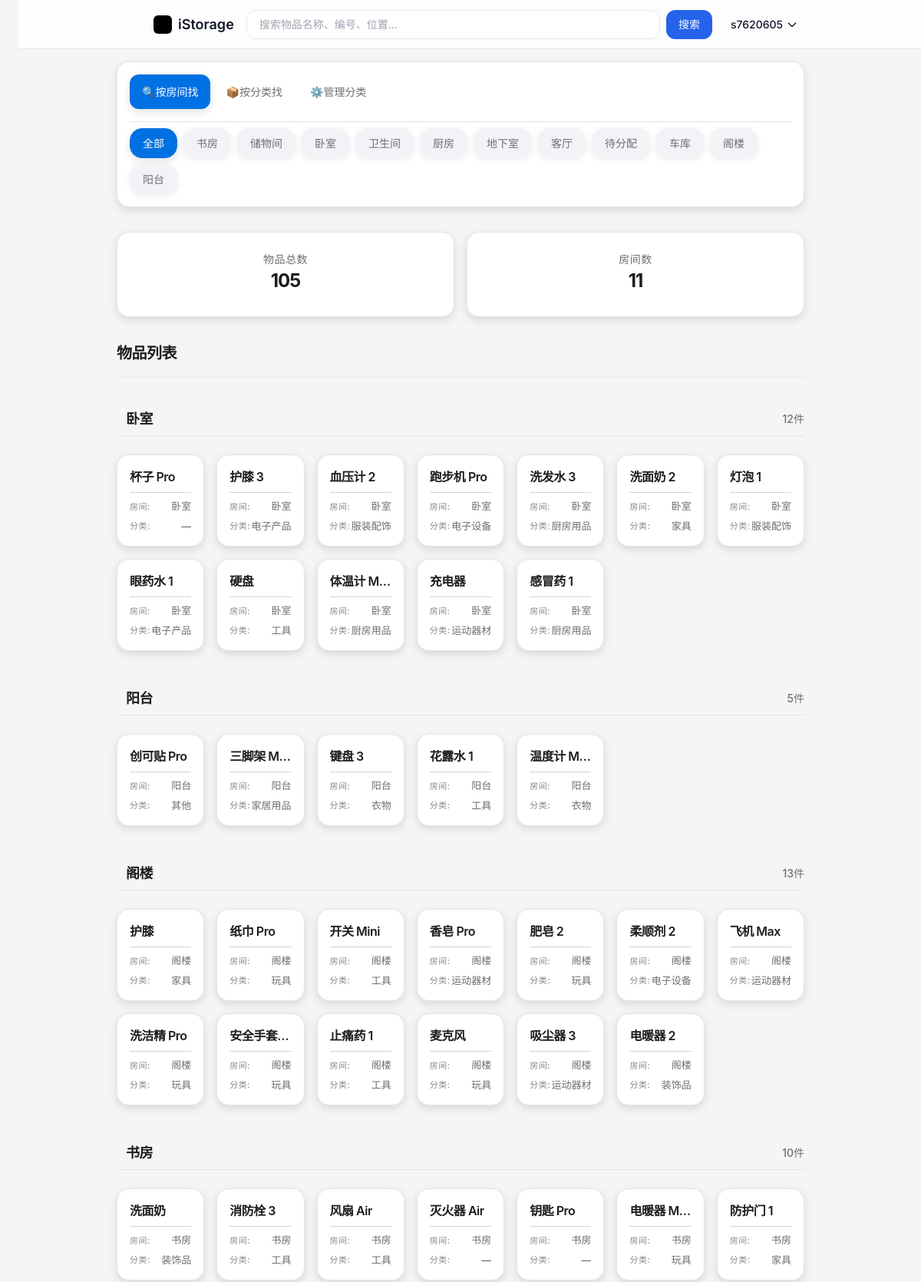
/items/find/ (signed in, upper part), run on the app's committed database.
### apps/users/models.py (models this page shows, shortened)
class User(AbstractUser):
    phone = models.CharField('手机号', max_length=11, blank=True, null=True, unique=True)
    department = models.CharField('部门', max_length=100, blank=True, null=True)
    position = models.CharField('职位', max_length=100, blank=True, null=True)
    avatar = models.ImageField(upload_to='avatars/', blank=True, null=True, verbose_name='头像')
    created_at = models.DateTimeField('创建时间', auto_now_add=True)
    updated_at = models.DateTimeField('更新时间', auto_now=True)
    wechat_openid = models.CharField(max_length=100, blank=True, null=True, verbose_name='微信OpenID', unique=True)
    qq_openid = models.CharField(max_length=100, blank=True, null=True, verbose_name='QQ OpenID', unique=True)
    alipay_userid = models.CharField(max_length=100, blank=True, null=True, verbose_name='支付宝用户ID', unique=True)
    supabase_user_id = models.CharField(max_length=100, blank=True, null=True, verbose_name='Supabase用户ID', unique=True)
    is_third_party_user = models.BooleanField(default=False, verbose_name='是否第三方登录用户')
    class Meta:
        verbose_name = '用户'
        verbose_name_plural = verbose_name
        indexes = [
            models.Index(fields=['phone']),
            models.Index(fields=['wechat_openid']),
            models.Index(fields=['qq_openid']),
            models.Index(fields=['alipay_userid']),
        ]

### apps/items/models.py (models this page shows, shortened)
class Navigation(models.Model):
    TYPE_CHOICES = [
        ('main', '大分类'),
        ('sub', '子标签'),
    ]
    name = models.CharField(max_length=50, verbose_name='导航名称')
    type = models.CharField(max_length=10, choices=TYPE_CHOICES, verbose_name='导航类型')
    parent = models.ForeignKey(
        'self',
        on_delete=models.CASCADE,
        null=True,
        blank=True,
        related_name='children',
        verbose_name='父级导航'
    )
    url = models.CharField(max_length=200, verbose_name='导航链接')
    icon = models.CharField(max_length=20, verbose_name='导航图标')
    order = models.PositiveIntegerField(default=0, verbose_name='排序顺序')
    user = models.ForeignKey(settings.AUTH_USER_MODEL, on_delete=models.CASCADE, related_name='navigations', verbose_name='所属用户')
    class Meta:
        verbose_name = '导航'
        verbose_name_plural = '导航'
        ordering = ['order', 'id']
        unique_together = (('user', 'name', 'type', 'parent'),)

class Item(models.Model):
    item_code = models.PositiveIntegerField(unique=True, null=False, blank=False, verbose_name='物品编号')
    name = models.CharField(max_length=200, verbose_name='物品名称')
    image = models.ImageField(upload_to='item_images/', blank=True, null=True, verbose_name='物品图片')
    location = models.CharField(max_length=200, blank=True, verbose_name='存放位置')
    category = models.ForeignKey(
        'Category',
        on_delete=models.SET_NULL,
        null=True,
        blank=True,
        related_name='items',
        verbose_name='分类'
    )
    storage_time = models.DateTimeField(auto_now_add=True, verbose_name='存放时间')
    user = models.ForeignKey(settings.AUTH_USER_MODEL, on_delete=models.CASCADE, related_name='items', verbose_name='所属用户')
    class Meta:
        verbose_name = '物品'
        verbose_name_plural = '物品'
        ordering = ['-storage_time']  # 按存放时间倒序排列

class Category(models.Model):
    name = models.CharField(max_length=200, verbose_name='分类名称')
    user = models.ForeignKey(settings.AUTH_USER_MODEL, on_delete=models.CASCADE, related_name='categories', verbose_name='所属用户')
    def __str__(self):
        return self.name
    class Meta:
        verbose_name = '分类'
        verbose_name_plural = '分类'
        unique_together = (('user', 'name'),)

### apps/items/views.py (the view, shortened to what this page needs)
# urls.py: path('find/', views.find_items, name='find_items'),  # 查找物品页面
@login_required
def find_items(request):
    filter_type = request.GET.get('filter', 'room')
    category_filter = request.GET.get('category', None)
    items = Item.objects.filter(user=request.user).select_related('category')
    grouped_items = defaultdict(list)
    if filter_type == 'category':
        for item in items:
            category = item.category.name if item.category else "未分类"
            grouped_items[category].append(item)
    elif filter_type == 'room':
        for item in items:
            room = item.location or "未指定"
            grouped_items[room].append(item)
    grouped_items = dict(grouped_items)
    total_items = items.count()
    categories = Category.objects.filter(user=request.user)
    category_count = categories.count()
    all_rooms = Item.objects.filter(user=request.user).values_list('location', flat=True).exclude(location__isnull=True).exclude(location='')
    cleaned_rooms_dict = {}
    for room in all_rooms:
        cleaned_room = room.strip()
        cleaned_room = cleaned_room.replace('\n', '').replace('\t', '').replace('\r', '')
        if cleaned_room:
            cleaned_rooms_dict[cleaned_room.lower()] = cleaned_room
    rooms = sorted(list(cleaned_rooms_dict.values()))
    room_count = len(rooms)
    recommendations = generate_recommendations(request.user)
    main_navs = Navigation.objects.filter(user=request.user, type='main').order_by('order')
    active_main = None
    for nav in main_navs:
        if request.path == nav.url:
            active_main = nav
            break
    sub_navs = []
    if active_main:
        sub_navs = active_main.children.filter(user=request.user).order_by('order')
    active_sub_tag = request.GET.get('sub_tag', '')
    return render(request, 'items/find_items_base.html', {
        'grouped_items': grouped_items,
        'items': items,
        'total_items': total_items,
        'categories': categories,
        'category_count': category_count,
        'room_count': room_count,
        'filter_type': filter_type,
        'category_filter': category_filter,
        'recommended_rooms': recommendations['rooms'],
        'recommended_categories': recommendations['categories'],
        'all_categories': categories,
        'all_rooms': rooms,
        'main_navs': main_navs,
        'sub_navs': sub_navs,
        'active_sub_tag': active_sub_tag
    })

### apps/items/views.py (called while the page is built)
def generate_recommendations(user, limit=5):
    from collections import Counter
    items = Item.objects.filter(user=user)
    room_counter = Counter(item.location for item in items if item.location)
    recommended_rooms = [room for room, count in room_counter.most_common(limit)]
    category_counter = Counter(item.category.name for item in items if item.category)
    recommended_categories = [category for category, count in category_counter.most_common(limit)]
    return {
        'rooms': recommended_rooms,
        'categories': recommended_categories
    }

### templates/items/find_items_base.html (shortened to what this page needs)
{% extends 'base_template.html' %}
{% load static %}
{% block extra_css %}
    <link rel="stylesheet" href="{% static 'css/custom.css' %}">
{% endblock %}
{% block content %}
<div class="find-layout">
    {% include 'items/sidebar.html' %}
    <main class="main-content">
        <div class="top-section">
            <div class="stats-section">
                <div class="stat-card">
                    <div class="stat-label">物品总数</div>
                    <div class="stat-number" id="total-items-number">{{ total_items }}</div>
                </div>
                <div class="stat-card">
                    <div class="stat-label" id="first-stat-label">
                    </div>
                    <div class="stat-number" id="first-stat-number">
                        {% if filter_type == 'room' %}{{ room_count }}{% else %}{{ category_count }}{% endif %}
                    </div>
                </div>
            </div>
        </div>
        <div class="section-header">
            <h3 class="section-title">{% block section_title %}{% if search_query %}搜索结果{% else %}物品列表{% endif %}{% endblock %}</h3>
        </div>
        <div class="items-section">
            {% block items_content %}
            {% if items %}
                {% for group_name, group_items in grouped_items.items %}
                    <div class="items-group">
                        <div class="group-header">
                            <a href="#" class="group-title-link" data-group="{{ group_name|slugify }}">{{ group_name }}</a>
                            <span class="group-count">{{ group_items|length }}件</span>
                        </div>
                        <div class="items-grid" id="grid-{{ group_name|slugify }}">
                            {% for item in group_items %}
                                <div class="item-card" data-item-id="{{ item.id }}" data-item-name="{{ item.name|escapejs }}" data-room="{{ item.location|slugify }}" data-category="{{ item.category.name|default:'未分类'|slugify }}">
                                    <div class="item-card-header">
                                        <h4 class="item-name">{{ item.name|default:"未命名物品" }}</h4>
                                    </div>
                                    <div class="item-card-content">
                                        <div class="item-meta">
                                            <div class="meta-item">
                                                <span class="meta-label">房间:</span>
                                                <span class="meta-value">{{ item.location|default:"未指定" }}</span>
                                            </div>
                                            <div class="meta-item">
                                                <span class="meta-label">分类:</span>
                                                <span class="meta-value">{{ item.category|default:"—" }}</span>
                                            </div>
                                        </div>
                                    </div>
                                </div>
                            {% endfor %}
                        </div>
                    </div>
                {% endfor %}
            {% endif %}
            {% endblock %}
        </div>
    </main>
</div>
{% endblock %}

### templates/base_template.html (shortened to what this page needs)
<!DOCTYPE html>
<html lang="zh-CN">
<head>
    {% load static %}
    <script src="{% static 'css/tailwind-cdn.min.js' %}?v=1.0"></script>
    {% block extra_css %}{% endblock %}
</head>
<body class="min-h-screen flex flex-col items-start justify-start pt-20 p-6">
    <nav class="fixed top-0 w-full h-16 bg-white/80 backdrop-blur-md border-b border-gray-200 z-50">
        <div class="w-full max-w-4xl mx-auto flex justify-between items-center px-6 h-full">
            <a href="{% url 'index' %}" class="flex items-center gap-2">
                <div class="w-6 h-6 bg-black rounded-md"></div> <span class="font-semibold text-gray-900 text-lg">iStorage</span>
            </a>
            {% if request.resolver_match.url_name == 'find_items' or request.resolver_match.url_name == 'manage_categories' %}
                <div class="flex-1 mx-4 hidden md:block">
                    <form method="GET" action="{% url 'items:find_items' %}" class="flex gap-2">
                        <input type="text" name="q" placeholder="搜索物品名称、编号、位置..."
                               value="{{ search_query }}"
                               class="flex-1 px-4 py-2 rounded-xl border border-gray-200 focus:outline-none focus:ring-2 focus:ring-blue-500 transition-all text-sm">
                        <button type="submit" class="bg-blue-600 text-white px-4 py-2 rounded-xl hover:bg-blue-700 transition-colors text-sm">
                            搜索
                        </button>
                    </form>
                </div>
            {% endif %}
            <div>
                {% if user.is_authenticated %}
                    <div class="relative inline-block">
                        <button id="user-menu-button" class="user-menu-button text-gray-900 hover:text-gray-600 text-sm font-medium flex items-center gap-1 py-1 px-2 transition-colors">
                            {{ user.username|slice:':8' }}{% if user.username|length > 8 %}...{% endif %}
                            <svg class="w-4 h-4" fill="none" stroke="currentColor" viewBox="0 0 24 24" xmlns="http://www.w3.org/2000/svg">
                                <path stroke-linecap="round" stroke-linejoin="round" stroke-width="2" d="M19 9l-7 7-7-7"></path>
                            </svg>
                        </button>
                    </div>
                {% else %}
                    <a href="/users/login/" class="text-gray-900 hover:text-gray-600 text-sm font-medium">登录</a>
                {% endif %}
            </div>
        </div>
    </nav>
    <div class="w-full max-w-4xl mx-auto p-0">
        {% block content %}{% endblock %}
    </div>
</body>
</html>

### templates/items/sidebar.html (shortened to what this page needs)
<aside class="sidebar">
    <nav class="sidebar-nav">
        <ul class="nav-list">
            {% for nav in main_navs %}
            <li class="nav-item{% if request.path == nav.url %} active{% endif %}" data-filter="{% if nav.name == '按房间找' %}room{% elif nav.name == '按分类找' %}category{% else %}{{ nav.name }}{% endif %}">
                <a href="{{ nav.url }}" class="nav-link">
                    <span class="nav-text">{{ nav.icon }}{{ nav.name }}</span>
                </a>
            </li>
            {% endfor %}
        </ul>
    </nav>
    <div class="category-tags">
        {% if request.resolver_match.view_name == 'items:find_items' %}
        <ul class="tags-list">
            <li class="tag-item {% if not category_filter %}active{% endif %}" data-tag="all">
                <a href="{% url 'items:find_items' %}?filter={{ filter_type }}" class="tag-link">全部</a>
            </li>
            {% if filter_type == 'room' %}
                {% if all_rooms %}
                    {% for room in all_rooms %}
                        <li class="tag-item {% if category_filter == room %}active{% endif %}" data-category="{{ room }}" data-tag="{{ room|slugify }}">
                            <a href="{% url 'items:find_items' %}?filter={{ filter_type }}&category={{ room }}" class="tag-link">{{ room }}</a>
                        </li>
                    {% endfor %}
                {% endif %}
            {% endif %}
        </ul>
        {% endif %}
    </div>
</aside>

### templates/base_template.html (style rules this page uses)
body { font-family: 'Inter', sans-serif; background-color: #F5F5F7; }
.user-menu-button { border-radius: 8px; }

### data on the page
User: username "s7620605"
Navigation: icon "🔍", name "按房间找"
Navigation: icon "📦", name "按分类找"
Navigation: icon "⚙️", name "管理分类"
Item: location "卧室", group_items "12", name "杯子 Pro", category "—"
Item: name "护膝 3", location "卧室", category "电子产品"
Item: name "血压计 2", location "卧室", category "服装配饰"
Item: name "跑步机 Pro", location "卧室", category "电子设备"
Item: name "洗发水 3", location "卧室", category "厨房用品"
Item: name "洗面奶 2", location "卧室", category "家具"
Item: name "灯泡 1", location "卧室", category "服装配饰"
Item: name "眼药水 1", location "卧室", category "电子产品"
Item: name "硬盘", location "卧室", category "工具"
Item: name "体温计 Mini", location "卧室", category "厨房用品"
Item: name "充电器", location "卧室", category "运动器材"
Item: name "感冒药 1", location "卧室", category "厨房用品"
Item: location "阳台", group_items "5", name "创可贴 Pro", category "其他"
Item: name "三脚架 Mini", location "阳台", category "家居用品"
Item: name "键盘 3", location "阳台", category "衣物"
Item: name "花露水 1", location "阳台", category "工具"
Item: name "温度计 Mini", location "阳台", category "衣物"
Item: grouped_items "阁楼", name "护膝", location "阁楼", category "家具"
Item: name "纸巾 Pro", location "阁楼", category "玩具"
Item: name "开关 Mini", location "阁楼", category "工具"
Item: name "香皂 Pro", location "阁楼", category "运动器材"
Item: name "肥皂 2", location "阁楼", category "玩具"
Item: name "柔顺剂 2", location "阁楼", category "电子设备"
Item: name "飞机 Max", location "阁楼", category "运动器材"
Item: name "洗洁精 Pro", location "阁楼", category "玩具"
Item: name "安全手套…", location "阁楼", category "玩具"
Item: name "止痛药 1", location "阁楼", category "工具"
Item: name "麦克风", location "阁楼", category "玩具"
Item: name "吸尘器 3", location "阁楼", category "运动器材"
Item: name "电暖器 2", location "阁楼", category "装饰品"
Item: location "书房", group_items "10", name "洗面奶", category "装饰品"
Item: name "消防栓 3", location "书房", category "工具"
Item: name "风扇 Air", location "书房", category "工具"
Item: name "灭火器 Air", location "书房", category "—"
Item: name "钥匙 Pro", location "书房", category "—"
Item: name "电暖器 M…", location "书房", category "玩具"
Item: name "防护门 1", location "书房", category "家具"

### other printed values
{{ room }} "书房" "储物间" "卧室" "卫生间" "厨房" "地下室" "客厅" "待分配" "车库" "阁楼" "阳台"
{{ total_items }} "105"
{{ room_count }} "11"
{{ group_items|length }} "13"
